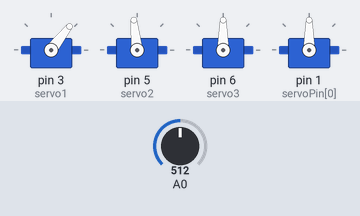
Simulated run of this sketch. Board: Arduino Uno, built with avr-gcc and run on an emulated ATmega328P. Parts: 4 × servo. The test bench sets the inputs (shaded band); at power-on: A0 = 512.

Above: at 1.2 s.
1.3 s: A0 set to 716
At 2.3 s:
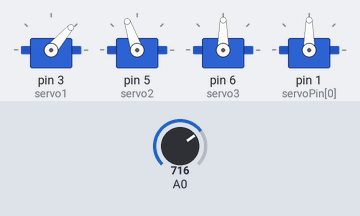
2.8 s: A0 set to 900
At 3.4 s:
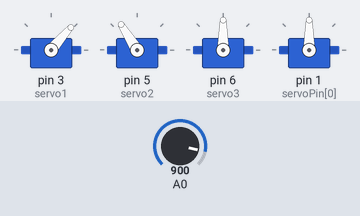
4.3 s: A0 set to 122
At 4.6 s:
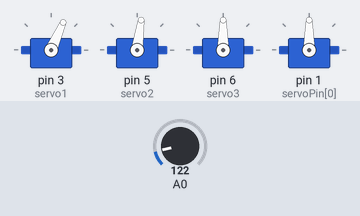
5.8 s: A0 set to 511
At 6.9 s:
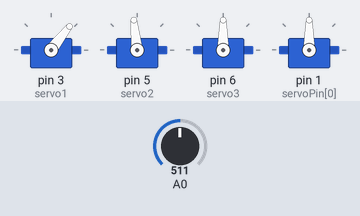
Timing chart, 0 to 8.3 s (numbered marks = the images above; inputs shaded):
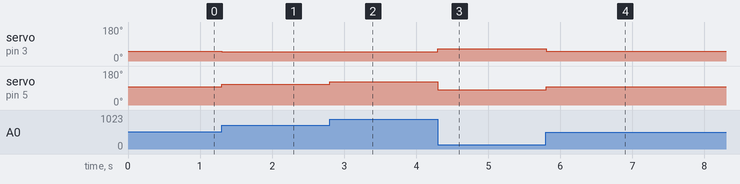

Measured:
- after the input at 1.3 s, servo on pin 3 (servo1): 52° → 49° at once; servo on pin 5 (servo2): 96° → 109° at once
- after the input at 2.8 s, servo on pin 5 (servo2): 109° → 122° at once
- after the input at 4.3 s, servo on pin 3 (servo1): 49° → 66° at once; servo on pin 5 (servo2): 122° → 82° at once
- after the input at 5.8 s, servo on pin 3 (servo1): 66° → 52° at once; servo on pin 5 (servo2): 82° → 96° at once

The sketch:

RobotDog.ino
```cpp
#include <math.h>
#include <Servo.h>

#define Pi 3.141592654

float z1 = 91.8;
float z2 = 180;

float x1 = 90;
float x2 = 0;

float y1 = 30;

double pitchAngle = 20;

float upperLegLength = 120;
float lowerLegLength = 120;
float length4 = 45; // the offset
float bodyLength = 200;
float bodyWidth = 120; // !!!!!!!!!!!!!!!!!!!!!! need add here

bool isFrontLeg = true;
bool isLeftLeg = false;

Servo servo1;
Servo servo2;
Servo servo3;
Servo servos[3];

int servoPin[3] = {1, 2, 4};

double angle1;
double angle2;
double angle3;

float checkValueX;
float checkValueY;
float checkValueZ;


double radToAngle(double angle) {
  return (angle*180)/Pi;
}

double angleToRad(double angle) {
  return (angle/180)*Pi;
}

void zAxisTranslation(float z) {
  angle1 = acos((-z*z + 2*(upperLegLength * lowerLegLength))/(2 * upperLegLength * lowerLegLength));
  angle2 = (Pi - angle1)/2;
}

void xAxisTranslation(float x, float z) {
  float length3 = sqrt(x*x + z*z);
  double alpha = atan(abs(x)/z);
  zAxisTranslation(length3);
  double beta = angle2;
  double angle3;
  if (x>0){
    if (beta >= alpha) {
      angle2 = beta - alpha;
    } else {
      Serial.println("error!!! exceed joint limit"); // seems should be not neccessary coz that is bascially just the joint limit
    }
  } else {
    angle2 = beta + alpha;
  }
}

void yAxisTranslation(float x, float y, float z) { // one mor eargument of isLeft

  if (!isLeftLeg) {
    y *= -1;
  }

  y += length4; // the input y can be positive or negative, but the final resulting y in this line must be positive
  float length5 = sqrt(y*y + z*z);
  double omega = atan(y/z);
  double tau = asin(length4/length5);

  angle3 = omega - tau + (Pi/2);

  float length6 = length4/(tan(tau));

  xAxisTranslation(x, length6);
}

void pitchRotation(float x, float y, float z, double pitchAngle, double rowAngle) {
  pitchAngle = angleToRad(pitchAngle);

  float l1 = (bodyLength/2) * cos(pitchAngle);
  float l2 = (bodyLength/2) * sin(pitchAngle);

  float NewZ = 0;

  if(isFrontLeg) {
    if (pitchAngle>=0) {
      NewZ = z - l2;
    } else {
      NewZ = z + l2;
    }
  } else if(pitchAngle>=0) {
    NewZ = z + l2;
  } else {
    NewZ = z - l2;
  }

  float NewX = (bodyLength/2) - l1;
  NewX = NewX + x;

  double phi = atan(NewX/NewZ);

  phi = abs(phi);

  double delta = 0;

  if(isFrontLeg) {
    if (pitchAngle>=0) {
      if (x >= -((bodyLength/2) - l1)) {
        delta = pitchAngle + phi;
      } else {
        delta = pitchAngle - phi;
      }
    } else {
      if (x >= ((bodyLength/2) - l1)) {
        delta = pitchAngle + phi;
      } else {
        delta = pitchAngle - phi;
      }
    }
  } else if(pitchAngle>=0) {
    if (x >= ((bodyLength/2) - l1)) {
        delta = pitchAngle + phi;
      } else {
        delta = pitchAngle - phi;
      }
  } else {
    if (x >= -((bodyLength/2) - l1)) {
        delta = pitchAngle + phi;
      } else {
        delta = pitchAngle - phi;
      }
  }

  float l3 = sqrt(NewX*NewX + NewZ*NewZ);

  NewZ = l3*cos(delta);
  NewX = l3*sin(delta);

  // Serial.print(NewZ);
  // Serial.print(" and ");
  // Serial.println(NewX);

  rowRotation(NewX, y, NewZ, rowAngle);

}


void rowRotation(float x, float y, float z, double rowAngle) {
  rowAngle = angleToRad(rowAngle);

  float l1 = (bodyWidth/2) * cos(abs(rowAngle));
  float l2 = (bodyWidth/2) * sin(abs(rowAngle));

  float NewZ = 0;

  if(!isLeftLeg) {
    if (rowAngle>=0) {
      NewZ = z - l2;
    } else {
      NewZ = z + l2;
    }
  } else if(rowAngle>=0) {
    NewZ = z + l2;
  } else {
    NewZ = z - l2;
  }

  float NewY = (bodyWidth/2) - l1;
  NewY = NewY + y + length4;

  double phi = atan(NewY/NewZ);

  phi = abs(phi);

  double delta = 0;

  if(isLeftLeg) {
    if (rowAngle>=0) {
      if ((y+length4) >= -((bodyWidth/2) - l1)) {
        delta = phi - rowAngle;
      } else {
        delta = rowAngle + phi;
      }
    } else {
      if ((y+length4) >= -((bodyWidth/2) - l1)) {
        delta = abs(rowAngle) + phi;
      } else {
        delta = phi - abs(rowAngle);
      }
    }
  } else if(rowAngle>=0) {                            // temporarily view right side as positive instead (flip)
    if ((-y+length4) >= -((bodyWidth/2) - l1)) {
        delta = rowAngle + phi;
      } else {
        delta = phi - rowAngle;
      }
  } else {
    if ((-y+length4) >= -((bodyWidth/2) - l1)) {
        delta = phi - abs(rowAngle);
      } else {
        delta = abs(rowAngle) + phi;
      }
  }

  float l3 = sqrt(NewY*NewY + NewZ*NewZ);

  NewZ = l3*cos(delta);
  // if (isLeftLeg) {
  //   NewY = l3*sin(delta) - length4;
  // } else {
  //   NewY = l3*sin(delta) + length4;
  // }

  if (isLeftLeg) {
    NewY = l3*sin(delta) - length4;
  } else {
    NewY = -(l3*sin(delta)) + length4;
  }

  // if (l3*sin(delta) >= length4) {
  //   NewY = l3*sin(delta) - length4;
  // } else{

  // } ////// not sure

  // Serial.print(NewZ);
  // Serial.print(" and ");

  yAxisTranslation(x, NewY, NewZ);
}


// !!!!!!!!!!!! rmb degree to radian
void YawRotation() {

}


// !!!!!!!!! need change function
void moveLeg(float x, float y, float z, double pitchAngle, double rowAngle) {
  pitchRotation(x, y, z, pitchAngle, rowAngle);

  // yAxisTranslation(x, y, z);

  angle1 = radToAngle(angle1);
  angle2 = radToAngle(angle2);
  angle3 = radToAngle(angle3);

  servo1.write(180-angle1); // consider offset --> 180-angle1
  servo2.write(angle2);
  servo3.write(angle3);

  // Serial.println("Angle: ");
  // Serial.print(angle1);
  // Serial.print(" and ");
  // Serial.print(angle2);
  // Serial.print(" and ");
  // Serial.println(angle3);

  // Serial.print(" here ");
  // Serial.println(180-angle1);
}


// Forward Kinematics
void checkIK(double angle1, double angle2, double angle3) {
  angle1 = angleToRad(angle1);
  angle2 = angleToRad(angle2);
  angle3 = angleToRad(angle3);
  double tempAngle1 = angle3 - (Pi/2);
  double tempAngle2 = Pi - Pi/2 - (tempAngle1);
  checkValueX = lowerLegLength*cos(angle1 + angle2 - Pi/2) - upperLegLength*sin(angle2);
  float tempValueZ = upperLegLength*cos(angle2) + lowerLegLength*sin(angle1 + angle2 - Pi/2);
  checkValueY = tempValueZ*cos(tempAngle2) + length4*cos(tempAngle1) - length4;
  checkValueZ = tempValueZ*sin(tempAngle2) - length4*sin(tempAngle1);

  if (!isLeftLeg) {
    checkValueY *= -1;
  }

  Serial.println("Validate: ");
  Serial.print(checkValueX);
  Serial.print(" and ");
  Serial.print(checkValueY);
  Serial.print(" and ");
  Serial.println(checkValueZ);
}


void setup() {
  Serial.begin(9600);

  servo1.attach(3);
  servo2.attach(5);
  servo3.attach(6);
  servos[0].attach(servoPin[0]);
}

void loop() {

  // float pot = analogRead(A5);

  // pot = map(pot, 0, 1023, 0, 60);

  // moveLeg(0, pot, 150);

  // pot = map(pot, 0, 1023, -70, 70);

  // moveLeg(pot, 0, 150);

  // pot = map(pot, 0, 1023, 90, 150);

  // moveLeg(0, 0, pot);

  // delay(1000);


  // moveLeg(0, 0, 150);

  // delay(1000);

  // moveLeg(0, 0, 90);

  // servo1.write(101);

  // moveLeg(60, 30, 150, 20, 10);


  // moveLeg(0, 0, 150, 0, 0);

  // delay(1000);

  // checkIK(angle1, angle2, angle3);

  // delay(1000);


  float potz = analogRead(A0);
  float potx = analogRead(A0);
  float potyRight = analogRead(A0);
  float potyLeft = analogRead(A0);

  potz = map(potz, 0, 1023, 60, 150);
  potx = map(potx, 0, 1023, -100, 30);
  potyRight = map(potyRight, 0, 1023, 0, 60);
  potyLeft = map(potyLeft, 0, 1023, -60, 0);


  // zAxisTranslation(potz);
  // xAxisTranslation(potx, 100);
  yAxisTranslation(potx, 0, 100);
  angle1 = radToAngle(angle1);
  angle2 = radToAngle(angle2);
  angle3 = radToAngle(angle3);

  //RightLeg
  // servo1.write(180-angle1); // consider offset --> 180-angle1
  // servo2.write(angle2);
  // servo3.write(angle3);

  //LeftLeg
  servo1.write(angle1); // consider offset --> 180-angle1
  servo2.write(180-angle2);
  servo3.write(180-angle3);

}
```
